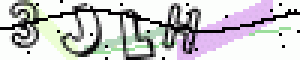
#> input picture data/img/img_1468398011.png, 100 x 20 px (shown 3 times larger); its folder holds only this picture in this run
$ python pre_captcha.py
#> lines starting #> are read from the running program, lines starting #| are printed output that depends on the picture; after the words box and inside, x2 and y2 are one past the last pixel; in counts of white or black regions, pixels touching at a corner belong together
#> in handle, im is the input picture: PIL image 100x20 P; mean R, G, B 198.5, 197.8, 199.4
#!D:\Python35\python.exe
# -*- coding: utf-8 -*-

'对验证码进行预处理'

__author__='litterzhang'

import os
from PIL import Image, ImageEnhance, ImageFilter

# 处理图片以便后续的0-1二值化
def Handle_Image(im):
    im = im.convert('RGB')

    for j in range(im.size[1]):
        for i in range(im.size[0]):
            if i == 0 or i == (im.size[0] - 1):  # 将图片的第一行和最后一行设为白色。
                im.putpixel([i, j], (255, 255, 255))
            if j == 0 or j == (im.size[1] - 1):  # 将图片的第一列和最后一列设为白色。
                im.putpixel([i, j], (255, 255, 255))

            color = im.getpixel((i, j))
            if sum(color)<450:
                im.putpixel([i, j], (0, 0, 0))
            else:
                im.putpixel([i, j], (255, 255, 255))
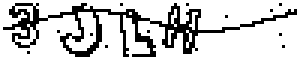
#> im: PIL image 100x20 RGB (shown 3 times larger); 79.7% white; black in thin lines or dots, all inside (x1, y1, x2, y2) = (1, 1, 99, 19)

    im = im.convert('1')

    im = Clear_Point(im)  # 清除周围8个像素都是白色的孤立噪点
    im = Clear_Point_Twice(im)  # 清除两个孤立的噪点：周围8个像素中有7个是白色，而唯一的黑色像素对应的他的邻域（他周围的8个像素）中唯一的黑色像素是自身。

    im = Clear_line(im)
    im = Clear_Point(im)
    im = Clear_Point_Twice(im)
    return im

# 初步清除干扰线
def Clear_line(im):
    Image_Value = Caculate_X(im)
    for i in range(1, len(Image_Value)-1):
        if Image_Value[i]==1:
            for j in range(1, im.size[1] - 1):
                if im.getpixel((i, j))==0:
                    im.putpixel([i, j], 255)
        if Image_Value[i]==2:
            for j in range(1, im.size[1] - 1):
                if im.getpixel((i, j))==0 and im.getpixel((i, j+1))==0:
                    im.putpixel([i, j], 255)
                    im.putpixel([i, j+1], 255)
    return im

# 清除单个孤立点
def Clear_Point(im):
    for j in range(1, (im.size[1] - 1)):
        for i in range(1, (im.size[0] - 1)):
            if im.getpixel((i, j)) == 0 and im.getpixel(((i - 1), (j - 1))) == 255 and im.getpixel(
                    (i, (j - 1))) == 255 and im.getpixel(((i + 1), (j - 1))) == 255 and im.getpixel(
                    ((i - 1), j)) == 255 and im.getpixel(((i + 1), j)) == 255 and im.getpixel(
                    ((i - 1), (j + 1))) == 255 and im.getpixel((i, (j + 1))) == 255 and im.getpixel(
                    ((i + 1), (j + 1))) == 255:
                im.putpixel([i, j], 255)
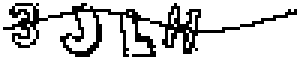
#> im: PIL image 100x20 1 (shown 3 times larger); 80.3% white; black in thin lines or dots, all inside (x1, y1, x2, y2) = (1, 1, 99, 19)
    return im

# TODO 检查一下符号
def Clear_Point_Twice(im):
    for j in range(1, (im.size[1] - 1)):
        for i in range(1, (im.size[0] - 1)):
            if im.getpixel((i, j)) == 0 and (im.getpixel(((i - 1), (j - 1))) + im.getpixel((i, (j - 1))) + im.getpixel(
                    ((i + 1), (j - 1))) + im.getpixel(((i - 1), j)) + im.getpixel(((i + 1), j)) + im.getpixel(
                    ((i - 1), (j + 1))) + im.getpixel((i, (j + 1))) + im.getpixel(((i + 1), (j + 1)))) == 255 * 7:
                if im.getpixel(((i + 1), j)) == 0:  # 因为扫描的顺序是从上到下，从左到右，噪点只能是在自身像素的后面和下面，也就是只有4个可能性而已，而不是8个，可以减少一半的代码。
                    m = i + 1
                    n = j
                    if (im.getpixel(((m - 1), (n - 1))) + im.getpixel((m, (n - 1))) + im.getpixel(
                            ((m + 1), (n - 1))) + im.getpixel(((m - 1), n)) + im.getpixel(((m + 1), n)) + im.getpixel(
                            ((m - 1), (n + 1))) + im.getpixel((m, (n + 1))) + im.getpixel(
                            ((m + 1), (n + 1)))) == 255 * 7:
                        im.putpixel([i, j], 255)
                        im.putpixel([m, n], 255)
                elif im.getpixel(((i - 1), (j + 1))) == 0:
                    m = i - 1
                    n = j + 1
                    if (im.getpixel(((m - 1), (n - 1))) + im.getpixel((m, (n - 1))) + im.getpixel(
                            ((m + 1), (n - 1))) + im.getpixel(((m - 1), n)) + im.getpixel(((m + 1), n)) + im.getpixel(
                            ((m - 1), (n + 1))) + im.getpixel((m, (n + 1))) + im.getpixel(
                            ((m + 1), (n + 1)))) == 255 * 7:
                        im.putpixel([i, j], 255)
                        im.putpixel([m, n], 255)
                elif im.getpixel((i, (j + 1))) == 0:
                    m = i
                    n = j + 1
                    if (im.getpixel(((m - 1), (n - 1))) + im.getpixel((m, (n - 1))) + im.getpixel(
                            ((m + 1), (n - 1))) + im.getpixel(((m - 1), n)) + im.getpixel(((m + 1), n)) + im.getpixel(
                            ((m - 1), (n + 1))) + im.getpixel((m, (n + 1))) + im.getpixel(
                            ((m + 1), (n + 1)))) == 255 * 7:
                        im.putpixel([i, j], 255)
                        im.putpixel([m, n], 255)
                elif im.getpixel(((i + 1), (j + 1))) == 0:
                    m = i + 1
                    n = j + 1
                    if (im.getpixel(((m - 1), (n - 1))) + im.getpixel((m, (n - 1))) + im.getpixel(
                            ((m + 1), (n - 1))) + im.getpixel(((m - 1), n)) + im.getpixel(((m + 1), n)) + im.getpixel(
                            ((m - 1), (n + 1))) + im.getpixel((m, (n + 1))) + im.getpixel(
                            ((m + 1), (n + 1)))) == 255 * 7:
                        im.putpixel([i, j], 255)
                        im.putpixel([m, n], 255)
    return im

# 依据图片像素颜色计算X轴投影
def Caculate_X(im):
    Image_Value = []
    for i in range(im.size[0]):
        Y_pixel = 0
        for j in range(im.size[1]):
            if im.getpixel((i, j)) == 0:
                temp_value = 1
            else:
                temp_value = 0
            Y_pixel = Y_pixel + temp_value
        Image_Value.append(Y_pixel)
    return Image_Value

# x轴投影
def Get_X(Image_Value):
    X_Value = []
    for i in range(len(Image_Value[0])):  # 51
        Y_pixel = 0
        for j in range(len(Image_Value)):
            Y_pixel = Y_pixel + Image_Value[j][i]
        X_Value.append(Y_pixel)
    return X_Value  # 51

# Y轴投影
def Get_Y(Image_Value):
    Y_Value = []
    for j in range(len(Image_Value)):  # 16
        X_pixel = 0
        for i in range(len(Image_Value[0])):
            X_pixel = X_pixel + Image_Value[j][i]
        Y_Value.append(X_pixel)
    return Y_Value

# 处理图片
def handle(loaddirpath, savedirpath):
    for filename in os.listdir(loaddirpath):
        filepath = os.path.join(loaddirpath, filename)

        im = Image.open(filepath)
        im = Handle_Image(im)
#> in Clear_line, `Image_Value = Caculate_X(im)`: Image_Value = 100 values, max 12 at index 32, min 0 at index 0, mean 3.94
#> the loop in Clear_line, `for i in range(1, len(Image_Value)-1):` made 98 passes
#> after the loop in Clear_line, `for i in range(1, len(Image_Value)-1):`:
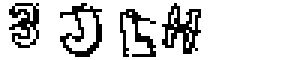
#> im: PIL image 100x20 1 (shown 3 times larger); 83.2% white; black in thin lines or dots, all inside (x1, y1, x2, y2) = (3, 1, 67, 19)

        im.save(os.path.join(savedirpath, 'pre_%s' % filename))
        # break

if __name__=='__main__':
    handle(os.path.join(os.path.dirname(__file__), 'img'), \
        os.path.join(os.path.dirname(__file__), 'pre_img'))

$ run again, on data/img/img_1468398059.png
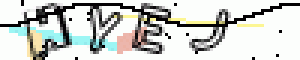
#> input picture data/img/img_1468398059.png, 100 x 20 px (shown 3 times larger)
#> in handle, im is the input picture: PIL image 100x20 P; mean R, G, B 202.2, 205.2, 201.1
#> after the loop in Clear_Point, `for j in range(1, (im.size[1] - 1)):`:
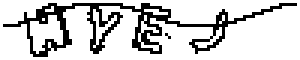
#> im: PIL image 100x20 1 (shown 3 times larger); 80.3% white; black in thin lines or dots, all inside (x1, y1, x2, y2) = (1, 1, 99, 19)
#> in Clear_line, `Image_Value = Caculate_X(im)`: Image_Value = 100 values, max 12 at index 21, min 0 at index 0, mean 3.91
#> the loop in Clear_line, `for i in range(1, len(Image_Value)-1):` made 98 passes
#> after the loop in Clear_line, `for i in range(1, len(Image_Value)-1):`:
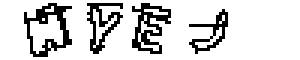
#> im: PIL image 100x20 1 (shown 3 times larger); 83.1% white; black in thin lines or dots, all inside (x1, y1, x2, y2) = (8, 1, 76, 19)

$ run again, on data/img/img_1468398067.png
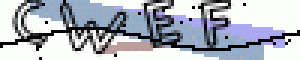
#> input picture data/img/img_1468398067.png, 100 x 20 px (shown 3 times larger)
#> in handle, im is the input picture: PIL image 100x20 P; mean R, G, B 172.4, 177.3, 188.4
#> after the loop in Clear_Point, `for j in range(1, (im.size[1] - 1)):`:
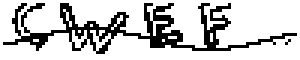
#> im: PIL image 100x20 1 (shown 3 times larger); 78.2% white; black in thin lines or dots, all inside (x1, y1, x2, y2) = (1, 1, 99, 18)
#> in Clear_line, `Image_Value = Caculate_X(im)`: Image_Value = 100 values, max 12 at index 52, min 0 at index 0, mean 4.34
#> the loop in Clear_line, `for i in range(1, len(Image_Value)-1):` made 98 passes
#> after the loop in Clear_line, `for i in range(1, len(Image_Value)-1):`:
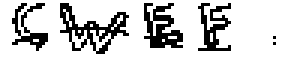
#> im: PIL image 100x20 1 (shown 3 times larger); 80.5% white; black in thin lines or dots, all inside (x1, y1, x2, y2) = (4, 1, 92, 18)
